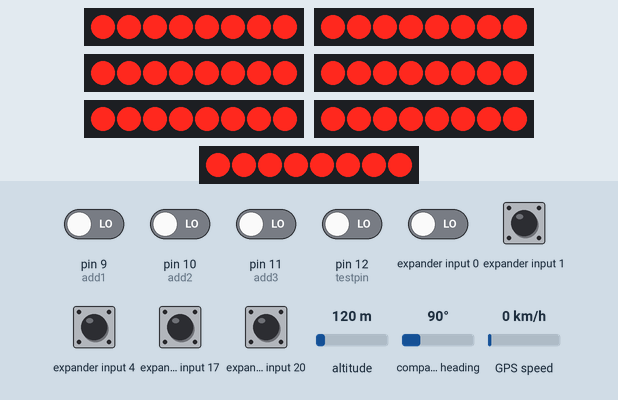
Recording of a sketch running on a simulated Arduino Uno, built with avr-gcc and run on an emulated ATmega328P. Parts: 7 × 8 port-expander outputs drawn as a row of LEDs (first output left, lit = HIGH). Wiring (inferred from the names in the program): MCP23017 port expander at I2C address 0x20. The test bench sets the inputs (shaded band); at power-on: expander input 1, expander input 4, expander input 17, expander input 20 HIGH, expander input 0, pin 9 (add1), pin 10 (add2), pin 11 (add3), pin 12 (testpin) LOW, altitude 120 m, compass heading 90°, GPS speed 0 km/h. The GPS gets a fix after 3 s at 37.7749, -122.4194 with 8 satellites; what the sketch prints to the serial monitor is not drawn.

Above: at 10.5 s.
At 20.1 s:
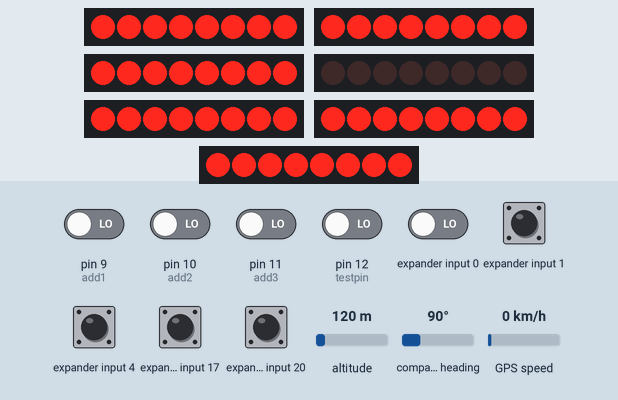
Timing chart, 0 to 31.6 s (numbered marks = the images above):
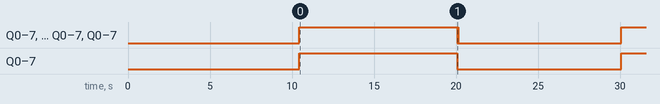

The sketch:

Hourglasses_1.2.ino
```cpp
/*********************


Thanks to the many people whose code has inspired this piece:
Mikal Hart (TinyGPS and testing scripts),


 *********************/

#include <SoftwareSerial.h>
#include <TinyGPS.h>
#include <Wire.h>

SoftwareSerial mySerial(7, 8); // RX PIN = 7// TX PIN = 8
TinyGPS gps;

void gpsdump(TinyGPS &gps);
void localTime(TinyGPS &gps);
void printFloat(double f, int digits = 2);
void secondsToday(TinyGPS &gps);
void triggers();


bool testmode = 1;
int testpin = 12;
int controlNumber = 0;

int add1 = 9;
int add2 = 10;
int add3 = 11;
int controlNo = 0;

unsigned long start = 0;
unsigned long initiate = 0;
unsigned long secondsTotal;
uint16_t counter = 0;
uint8_t inputs = 0;
uint8_t outputs = 0;
int maxactive = 10; // max period a motor will be active!!! safety limit!!

uint32_t frequency[128][4] = {
// ID, controller Number, frequency (in seconds), last flip timestamp (seconds)
  {1,1,1,0},
  {2,1,2,0},
  {3,1,3,0},
  {4,1,4,0},
  {5,1,5,0},
  {6,1,6,0},
  {7,1,7,0},
  {8,1,8,0}
};


void setup()

{
  // Open serial communications and wait for port to open:
  Serial.begin(9600);
  // set the data rate for the SoftwareSerial port
  mySerial.begin(9600);
  delay(1000);
  Serial.println("Arduino Booted... ");
  Serial.println("Serial channels initated...");
  // Inititate MCP Multiplexer
  Wire.begin(); // wake up I2C bus
  Wire.beginTransmission(0x20); // select multiplexer "000"  TODO: Insert selector here!
  Wire.write(0x00); // IODIRA register
  Wire.write(0x01); // set all of port A to intputs
  Wire.endTransmission();
  Wire.beginTransmission(0x20);  // select multiplexer "000"  TODO: Insert selector here!
  Wire.write(0x01); // IODIRB register
  Wire.write(0x00); // set all of port B to outputs
  Wire.endTransmission();
  Serial.println("Multiplexer initiated...");
  Serial.print("This is Control Unit # ");
    pinMode(add1,INPUT);
    pinMode(add2,INPUT);
    pinMode(add3,INPUT);
    controlNumber = digitalRead(add3) ;
    controlNumber = (controlNumber << 1) | digitalRead(add2) ;
    controlNumber = (controlNumber << 1) | digitalRead(add1) ;
    Serial.println(controlNumber, DEC);

  // Debug GPS buffer messages
  // Serial.print("Sizeof(gpsobject) = ");
  // Serial.println(sizeof(TinyGPS));
  // Check for debugging mode
  pinMode(testpin,INPUT);
  testmode = digitalRead(testpin);
  if(testmode == 1){
     Serial.println("This unit is in TESTING/DEBUG mode.");
     Serial.println("Performance may be limited by serial writes.");
  }
    if(testmode == 0){
     Serial.println("This unit is in RUN/PRODUCTION mode.");
     Serial.println("Status messages will not be written to serial.");
  }
  // And wait....
  Serial.println("HourglassTron INITIATE");
  Serial.println();
  /*
  Serial.println(" [[______________________]]");
  Serial.println(" |(ლ(́◉◞౪◟◉‵ლ)tli;:.:. .  )|");
  Serial.println(" | T^^^^^^^^^^^^^^^^^^^^T |");
  Serial.println(" | `;;:::.: .    .     .' |");
  Serial.println(" |  l;;:. ..  .     .: ;  |");
  Serial.println(" |  `;;::.. .    .  ; .'  |");
  Serial.println(" |    \;;:. .   .,'  /     |");
  Serial.println(" |     `\;:.. ..'  .'      |");
  Serial.println(" |         \;:. /          |");
  Serial.println(" |          `;f'          |");
  Serial.println("0|===========||===========|0");
  Serial.println("             ;l.");
  Serial.println("           / ;  \ ");
  Serial.println("       ./` . :     `.");
  Serial.println("      /` ,`  :       \ ");
  Serial.println("    ,' ;  .  :        `.");
  Serial.println("    f ;  .   :      .  i");
  Serial.println("   .'    :  ::       . `.");
  Serial.println("   |___,/;;:. . .`._____|");
  Serial.println("  (QB0ZDOLC7ಥ‿ಥz!;:.:. .  )");
  */

}

void loop() {


  bool newdata2 = false;
  while (millis() - initiate > 10000) // MS check freq!
  {
    if (mySerial.available())
    {
      char c = mySerial.read();
      if (gps.encode(c))
      {
        newdata2 = true;
        break;

      }

    }

  }
  if (newdata2)
  {
    counter = 0;
    newdata2 = false;
    initiate = millis();

    if(testmode == 1){Serial.println("-------------");}
      secondsToday(gps);
    if(testmode == 1){Serial.println("-------------");}
      triggers();
  }
}
```

GPS.ino
```cpp
// EVERYTHING HERE IS DEPRACATED - ALL GPS HAPPENING IN "SECONDS.INO"

//These functions retrieves and interprets the GPS data
//A testing mode is available that prints every pulse of data to USB serial

  // NOTE:
  // On Arduino, GPS characters may be lost during lengthy Serial.print()
  // On Teensy, Serial prints to USB, which has large output buffering and
  //   runs very fast, so it's not necessary to worry about missing 4800
  //   baud GPS characters.


void localTime(TinyGPS &gps){

  long lat, lon;
  float flat, flon;
  unsigned long age, date, time, chars;
  int year;
  byte month, day, hour, minute, second, hundredths;
  unsigned short sentences, failed;
    Serial.print(testmode);
    gps.get_datetime(&date, &time, &age);
        if(testmode == HIGH){
          Serial.print("Date UDC(ddmmyy): "); Serial.print(date); Serial.print(" Time UDC(hhmmsscc): ");
          Serial.print(time);
          Serial.print(" Fix age: "); Serial.print(age); Serial.println("ms.");}

    gps.crack_datetime(&year, &month, &day, &hour, &minute, &second, &hundredths, &age);
        if(testmode == HIGH){Serial.print("Date in Calgary: ");}
        if (time < 4000000){day--;}  // adjust day for UTC
            if(testmode == HIGH){
            Serial.print(static_cast<int>(month)); Serial.print("/");
            Serial.print(static_cast<int>(day)); Serial.print("/"); Serial.print(year);}
        if(testmode == HIGH){Serial.print("  Time in Calgary: "); }
        if(hour+18 >= 24){hour = hour -6;} // prevent hours above midnight
        else {hour = hour+18;}
        if(testmode == HIGH){Serial.print("hour"); }
        if(testmode == HIGH){Serial.print(":"); }
    Serial.print(static_cast<int>(minute)); Serial.print(":"); Serial.print(static_cast<int>(second));
    Serial.print("."); Serial.print(static_cast<int>(hundredths)); Serial.print(" UTC -06:00 Calgary");
    Serial.print("  Fix age: ");  Serial.print(age); Serial.println("ms.");
}


// gpsDUMP function is useful for debugging GPS chips, by viewing all data available.  NOT USED
void gpsdump(TinyGPS &gps)
{
  long lat, lon;
  float flat, flon;
  unsigned long age, date, time, chars;
  int year;
  byte month, day, hour, minute, second, hundredths;
  unsigned short sentences, failed;

  gps.get_position(&lat, &lon, &age);
  Serial.print("Lat/Long(10^-5 deg): "); Serial.print(lat); Serial.print(", "); Serial.print(lon);
  Serial.print(" Fix age: "); Serial.print(age); Serial.println("ms.");

  gps.f_get_position(&flat, &flon, &age);
  Serial.print("Lat/Long(float): "); printFloat(flat, 5); Serial.print(", "); printFloat(flon, 5);
    Serial.print(" Fix age: "); Serial.print(age); Serial.println("ms.");

  gps.get_datetime(&date, &time, &age);
  Serial.print("Date(ddmmyy): "); Serial.print(date); Serial.print(" Time(hhmmsscc): ");
    Serial.print(time);
  Serial.print(" Fix age: "); Serial.print(age); Serial.println("ms.");

  gps.crack_datetime(&year, &month, &day, &hour, &minute, &second, &hundredths, &age);
  Serial.print("Date: "); Serial.print(static_cast<int>(month)); Serial.print("/");
    Serial.print(static_cast<int>(day)); Serial.print("/"); Serial.print(year);
  Serial.print("  Time: "); Serial.print(static_cast<int>(hour-4));  Serial.print(":"); //Serial.print("UTC -04:00 Toronto");
    Serial.print(static_cast<int>(minute)); Serial.print(":"); Serial.print(static_cast<int>(second));
    Serial.print("."); Serial.print(static_cast<int>(hundredths)); Serial.print(" UTC -04:00 Toronto");
  Serial.print("  Fix age: ");  Serial.print(age); Serial.println("ms.");

  gps.crack_datetime(&year, &month, &day, &hour, &minute, &second, &hundredths, &age);
  Serial.print("Date: "); Serial.print(static_cast<int>(month)); Serial.print("/");
    Serial.print(static_cast<int>(day)); Serial.print("/"); Serial.print(year);
  Serial.print("  Time: "); Serial.print(static_cast<int>(hour-6));  Serial.print(":"); //Serial.print("UTC -06:00 Calgary");
    Serial.print(static_cast<int>(minute)); Serial.print(":"); Serial.print(static_cast<int>(second));
    Serial.print("."); Serial.print(static_cast<int>(hundredths)); Serial.print(" UTC -06:00 Calgary");
  Serial.print("  Fix age: ");  Serial.print(age); Serial.println("ms.");

  Serial.print("Alt(cm): "); Serial.print(gps.altitude()); Serial.print(" Course(10^-2 deg): ");
    Serial.print(gps.course()); Serial.print(" Speed(10^-2 knots): "); Serial.println(gps.speed());
  Serial.print("Alt(float): "); printFloat(gps.f_altitude()); Serial.print(" Course(float): ");
    printFloat(gps.f_course()); Serial.println();
  Serial.print("Speed(knots): "); printFloat(gps.f_speed_knots()); Serial.print(" (mph): ");
    printFloat(gps.f_speed_mph());
  Serial.print(" (mps): "); printFloat(gps.f_speed_mps()); Serial.print(" (kmph): ");
    printFloat(gps.f_speed_kmph()); Serial.println();

  gps.stats(&chars, &sentences, &failed);
  Serial.print("Stats: characters: "); Serial.print(chars); Serial.print(" sentences: ");
    Serial.print(sentences); Serial.print(" failed checksum: "); Serial.println(failed);
}

void printFloat(double number, int digits)
{
  // Handle negative numbers
  if (number < 0.0)
  {
     Serial.print('-');
     number = -number;
  }
  // Round correctly so that print(1.999, 2) prints as "2.00"
  double rounding = 0.5;
  for (uint8_t i=0; i<digits; ++i)
    rounding /= 10.0;
  number += rounding;

  // Extract the integer part of the number and print it
  unsigned long int_part = (unsigned long)number;
  double remainder = number - (double)int_part;
  Serial.print(int_part);

  // Print the decimal point, but only if there are digits beyond
  if (digits > 0)
    Serial.print(".");

  // Extract digits from the remainder one at a time
  while (digits-- > 0)
  {
    remainder *= 10.0;
    int toPrint = int(remainder);
    Serial.print(toPrint);
    remainder -= toPrint;
  }
}
```

Seconds.ino
```cpp
// gets time and calculates seconds today
void secondsToday(TinyGPS &gps){
  long lat, lon;
  float flat, flon;
  unsigned long age, date, time, chars;
  int year,hours;
  byte month, day, hour, minute, second, hundredths;
  unsigned short sentences, failed;
    gps.get_datetime(&date, &time, &age);
    if(testmode == 1){
      Serial.print("Date UDC(ddmmyy): "); Serial.print(date); Serial.print(" Time UDC(hhmmsscc): ");
      Serial.print(time);
      Serial.print(" Fix age: "); Serial.print(age); Serial.println("ms.");}

    gps.crack_datetime(&year, &month, &day, &hour, &minute, &second, &hundredths, &age);
    if(testmode == 1){Serial.print("Date in Calgary: "); }
        if (time < 4000000){day--;}  // adjust day for UTC
        if(testmode == 1){Serial.print(static_cast<int>(month)); Serial.print("/");
        Serial.print(static_cast<int>(day)); Serial.print("/"); Serial.print(year);}
   if(testmode == 1){ Serial.print("  Time in Calgary: "); }
        if(hour+18 >= 24){hours = hour -6;} // prevent hours above midnight
        else {hours = hour + 18;}
        if(testmode == 1){Serial.print(static_cast<int>(hours));}
        secondsTotal =  (static_cast<int>(hours));
        secondsTotal = secondsTotal *60*60;
        if(testmode == 1){ Serial.print(":"); }
    if(testmode == 1){Serial.print(static_cast<int>(minute)); }
        secondsTotal = secondsTotal + (minute*60) + second;
    if(testmode == 1){Serial.print(":"); Serial.print(static_cast<int>(second));
    Serial.print("."); Serial.print(static_cast<int>(hundredths)); Serial.print(" UTC -06:00 Calgary");
    Serial.print("  Fix age: ");  Serial.print(age); Serial.println("ms.");}

    if(testmode == 1){
    Serial.print("Seconds today: ");
    Serial.println(secondsTotal);
    }

}
```

triggers.ino
```cpp
void triggers(){
  // This function cycles through all 8 possible MCP addresses
  // Records the readings from each, reports them to serieal,
  // Records their values in an array, and then refers to that
  // array to set corresponding outputs. These are debounced,.
  // and turned off after 10 seconds if they don't otherwise turn off


// http://tronixstuff.com/2011/08/26/tutorial-maximising-your-arduinos-io-ports/
// http://www.unifiedmicro.com/IOX-16_Input_Demo.txt
// https://www.mathsisfun.com/binary-decimal-hexadecimal-converter.html
// http://playground.arduino.cc/Code/BitMath


 int isaddress = 0;

 // read values From each input
 for(int i = 0; i < 8; i++){
  int MCPid = 0x20 + i;
 Wire.beginTransmission(MCPid); //select 1st MCP "000"
 Wire.write(0x12); // set MCP23017 memory pointer to GPIOa address
 int staatus = Wire.endTransmission();  //transmission status from i2c bus (0 = success)

 if(staatus == 0){
   Wire.requestFrom(MCPid, 1); // request one byte of data from MCP20317
   inputs=Wire.read(); // store the incoming byte into "inputs"
   if(testmode == 1){
     Serial.print("input series ");
     Serial.print(MCPid-31); //print MCP number from 1-8
     Serial.print(": ");
     Serial.print(inputs, BIN); // display the contents of the GPIOB register in binary
     Serial.print("  at system time (ms): "); // time report for testing/debugging
     Serial.println(millis()); // time report for testing/debugging
     }
   }
 else {
    if(testmode == 1){
      Serial.print("input series ");
      Serial.print(MCPid-31);
      Serial.println(": is not connected");
    }
  }
 }

 for(int i = 0; i < 8; i++){
  int MCPid = 0x20 + i;
   Wire.beginTransmission(MCPid); //select 1st MCP "000"
   Wire.write(0x13); // set MCP23017 memory pointer to GPIOb address

   // TODO:
   // calcultate new value for outputs;
   // if BIT == 0, first, check if seconds elapsed % frequency is 0;
   // Then check the last time it activated, if difference is greater than 5s, corresponding bit == 1
   // if BIT == 1, check if inputs == 1, and if so, switch to 0;
   // OR if seconds elapsed since last flip > maxactive, switch to 0;

   Wire.write(outputs);
   Wire.endTransmission();  //transmission status from i2c bus (0 = success)
   if(testmode == 1){
     Serial.print("output series ");
     Serial.print(MCPid-31); //print MCP number from 1-8
     Serial.print(": ");
     Serial.print(outputs, BIN); // display the contents of the GPIOB register in binary
     Serial.print("  at system time (ms): "); // time report for testing/debugging
     Serial.println(millis()); // time report for testing/debugging
   }
  }
  outputs = ~outputs; // reverse all outputs for testing purposes
}
```

Measured:
- by itself, Q0–7, Q0–7, Q0–7, Q0–7, Q0–7, Q0–7: goes HIGH 9.6 s, LOW 0.03 s, HIGH 0.04 s, LOW 10.0 s, then HIGH
- by itself, Q0–7: LOW → HIGH at 10.4 s, → LOW 9.6 s later, → HIGH 10.0 s later
